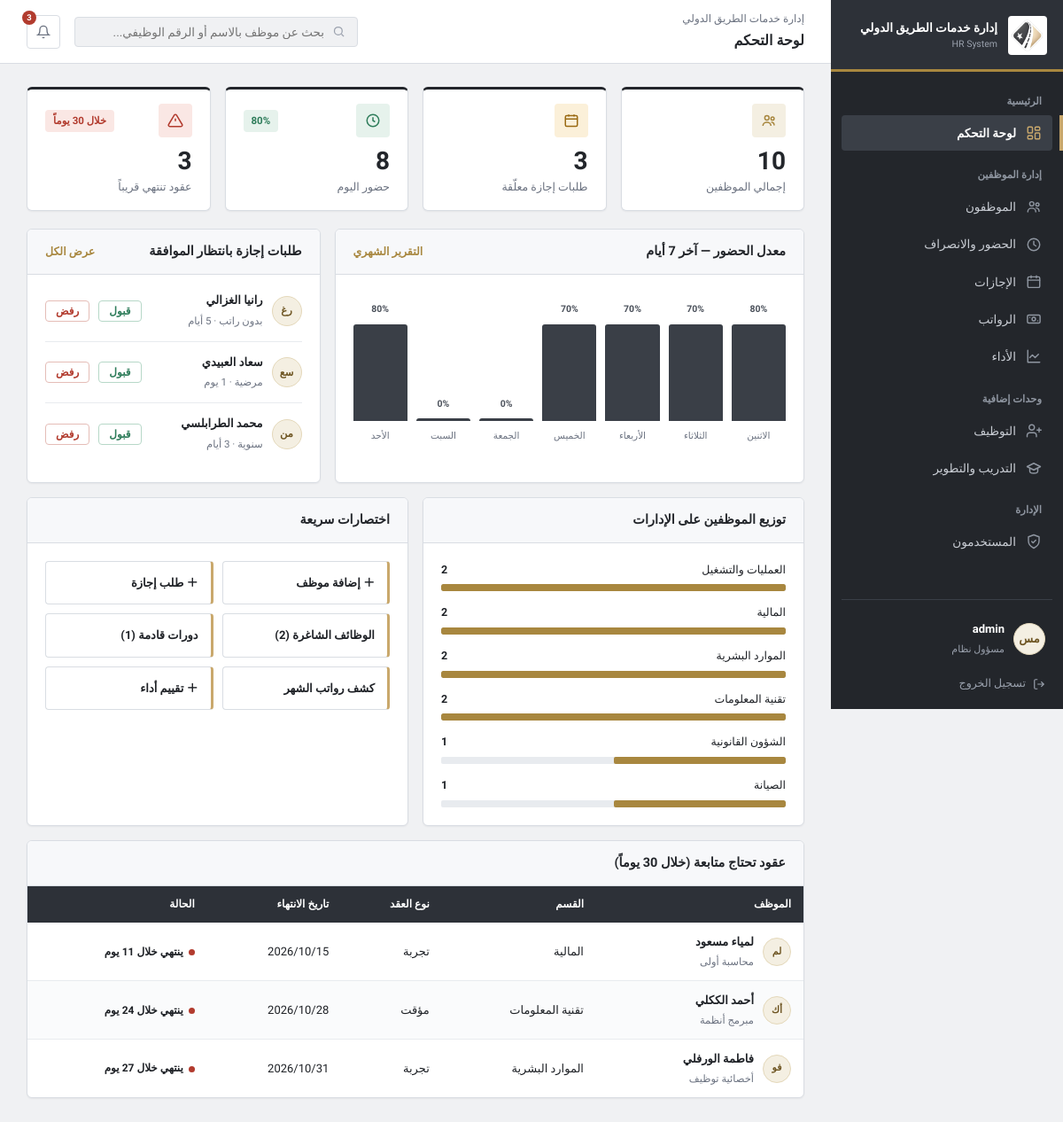
/dashboard (signed in), run on the app's committed database.
### tables this page shows
CREATE TABLE users (
    id INTEGER PRIMARY KEY AUTOINCREMENT,
    username TEXT NOT NULL UNIQUE,
    password_hash TEXT NOT NULL,
    role TEXT NOT NULL DEFAULT 'hr',
    employee_id INTEGER REFERENCES employees(id)
);

CREATE TABLE leave_requests (
    id INTEGER PRIMARY KEY AUTOINCREMENT,
    employee_id INTEGER NOT NULL REFERENCES employees(id),
    leave_type TEXT NOT NULL,
    start_date TEXT NOT NULL,
    end_date TEXT NOT NULL,
    days INTEGER NOT NULL,
    status TEXT NOT NULL DEFAULT 'pending',
    created_at TEXT NOT NULL,
    reason TEXT
);

CREATE TABLE employees (
    id INTEGER PRIMARY KEY AUTOINCREMENT,
    employee_code TEXT NOT NULL UNIQUE,
    full_name TEXT NOT NULL,
    initials TEXT NOT NULL,
    department_id INTEGER NOT NULL REFERENCES departments(id),
    position TEXT NOT NULL,
    hire_date TEXT NOT NULL,
    contract_type TEXT NOT NULL,
    contract_end_date TEXT,
    status TEXT NOT NULL DEFAULT 'نشط',
    phone TEXT,
    email TEXT,
    base_salary REAL NOT NULL DEFAULT 0,
    allowance REAL NOT NULL DEFAULT 0
);

CREATE TABLE departments (
    id INTEGER PRIMARY KEY AUTOINCREMENT,
    name TEXT NOT NULL UNIQUE
);

### app.py (the view)
@app.route("/dashboard")
@login_required
def dashboard():
    conn = db.get_db()
    today = date.today()
    today_str = today.isoformat()
    total_employees = conn.execute(
        "SELECT COUNT(*) AS c FROM employees WHERE status != 'منتهي'").fetchone()["c"]
    pending_leaves_count = conn.execute(
        "SELECT COUNT(*) AS c FROM leave_requests WHERE status = 'pending'").fetchone()["c"]
    present_today = conn.execute(
        "SELECT COUNT(*) AS c FROM attendance WHERE day = ? AND status IN ('present','late')",
        (today_str,)).fetchone()["c"]
    attendance_rate = round((present_today / total_employees) * 100) if total_employees else 0
    upcoming_limit = (today + timedelta(days=30)).isoformat()
    rows = conn.execute(
        """
        SELECT e.*, d.name AS department_name
        FROM employees e JOIN departments d ON d.id = e.department_id
        WHERE e.contract_end_date IS NOT NULL AND e.contract_end_date >= ? AND e.contract_end_date <= ?
        ORDER BY e.contract_end_date ASC
        """,
        (today_str, upcoming_limit),
    ).fetchall()
    contracts_ending = []
    for row in rows:
        end_date = parse_date(row["contract_end_date"])
        contracts_ending.append({
            "id": row["id"], "full_name": row["full_name"], "initials": row["initials"],
            "position": row["position"], "department_name": row["department_name"],
            "contract_type": row["contract_type"], "contract_end_date": end_date,
            "days_left": (end_date - today).days,
        })
    weekly_chart = []
    for i in range(6, -1, -1):
        day = today - timedelta(days=i)
        present = conn.execute(
            "SELECT COUNT(*) AS c FROM attendance WHERE day = ? AND status IN ('present','late')",
            (day.isoformat(),)).fetchone()["c"]
        rate = round((present / total_employees) * 100) if total_employees else 0
        weekly_chart.append({"label": ARABIC_WEEKDAYS[day.weekday()], "rate": rate})
    pending_leaves = conn.execute(
        """
        SELECT lr.id, lr.leave_type, lr.days, e.full_name, e.initials
        FROM leave_requests lr JOIN employees e ON e.id = lr.employee_id
        WHERE lr.status = 'pending' ORDER BY lr.created_at DESC, lr.id DESC LIMIT 4
        """
    ).fetchall()
    dept_rows = conn.execute(
        """
        SELECT d.name, COUNT(e.id) AS c FROM departments d
        LEFT JOIN employees e ON e.department_id = d.id AND e.status != 'منتهي'
        GROUP BY d.id ORDER BY c DESC, d.name
        """
    ).fetchall()
    max_c = max([r["c"] for r in dept_rows] + [1])
    departments = [{"name": r["name"], "count": r["c"], "pct": round(r["c"] / max_c * 100)} for r in dept_rows]
    open_jobs = conn.execute("SELECT COUNT(*) AS c FROM job_postings WHERE status='open'").fetchone()["c"]
    upcoming_trainings = conn.execute(
        "SELECT COUNT(*) AS c FROM trainings WHERE end_date >= ?", (today_str,)).fetchone()["c"]
    return render_template(
        "dashboard.html",
        total_employees=total_employees, pending_leaves_count=pending_leaves_count,
        present_today=present_today, attendance_rate=attendance_rate,
        contracts_ending=contracts_ending, contracts_ending_count=len(contracts_ending),
        weekly_chart=weekly_chart, pending_leaves=pending_leaves, departments=departments,
        open_jobs=open_jobs, upcoming_trainings=upcoming_trainings, today=today,
    )

### app.py (called while the page is built)
def get_current_user():
    if "user_id" not in session:
        return None
    return db.get_db().execute(
        """
        SELECT u.id, u.username, u.role, u.employee_id,
               e.full_name, e.initials, e.position,
               d.name AS department_name
        FROM users u
        LEFT JOIN employees e ON e.id = u.employee_id
        LEFT JOIN departments d ON d.id = e.department_id
        WHERE u.id = ?
        """,
        (session["user_id"],),
    ).fetchone()

@app.context_processor
def inject_globals():
    ctx = {"current_user": None, "pending_badge": 0}
    if "user_id" in session:
        ctx["current_user"] = get_current_user()
        ctx["pending_badge"] = db.get_db().execute(
            "SELECT COUNT(*) AS c FROM leave_requests WHERE status = 'pending'"
        ).fetchone()["c"]
    return ctx

@app.before_request
def csrf_protect():
    if request.method == "POST" and not csrf_valid():
        abort(400)

### core.py (called while the page is built)
def login_required(view):
    @wraps(view)
    def wrapped(*args, **kwargs):
        uid = session.get("user_id")
        if not uid:
            return redirect(url_for("login"))
        ok = db.get_db().execute("SELECT 1 FROM users WHERE id = ?", (uid,)).fetchone()
        if not ok:
            session.clear()
            return redirect(url_for("login"))
        return view(*args, **kwargs)
    return wrapped

def csrf_token():
    if "_csrf" not in session:
        session["_csrf"] = secrets.token_hex(16)
    return session["_csrf"]

def parse_date(value):
    if not value:
        return None
    return datetime.strptime(value, "%Y-%m-%d").date()

### db.py (called while the page is built)
def get_db():
    if "db" not in g:
        os.makedirs(os.path.dirname(DB_PATH), exist_ok=True)
        g.db = sqlite3.connect(DB_PATH)
        g.db.row_factory = sqlite3.Row
        g.db.execute("PRAGMA foreign_keys = ON")
    return g.db

### templates/dashboard.html
{% extends "base.html" %}
{% import "_macros.html" as m %}
{% set page_label = 'لوحة التحكم' %}
{% set active_panel = 'overview' %}
{% block content %}
<div class="kpi-grid">
  <a class="kpi-card" href="{{ url_for('employees.index') }}">
    <div class="top"><div class="icon ic-sand"><svg width="18" height="18" viewBox="0 0 24 24" fill="none" stroke="currentColor" stroke-width="2"><circle cx="9" cy="8" r="3.2"/><path d="M3 20c0-3.3 2.7-5.5 6-5.5s6 2.2 6 5.5"/><circle cx="17.5" cy="9" r="2.4"/><path d="M15.5 14.2c2.6.3 4.5 2 4.5 5"/></svg></div></div>
    <div class="val">{{ total_employees }}</div><div class="lbl">إجمالي الموظفين</div>
  </a>
  <a class="kpi-card" href="{{ url_for('leaves.index', status='pending') }}">
    <div class="top"><div class="icon ic-warn"><svg width="18" height="18" viewBox="0 0 24 24" fill="none" stroke="currentColor" stroke-width="2"><rect x="3" y="4.5" width="18" height="16" rx="2"/><path d="M3 9.5h18M8 3v3M16 3v3"/></svg></div></div>
    <div class="val">{{ pending_leaves_count }}</div><div class="lbl">طلبات إجازة معلّقة</div>
  </a>
  <a class="kpi-card" href="{{ url_for('attendance.index') }}">
    <div class="top"><div class="icon ic-good"><svg width="18" height="18" viewBox="0 0 24 24" fill="none" stroke="currentColor" stroke-width="2"><circle cx="12" cy="12" r="9"/><path d="M12 7v5l3.2 2"/></svg></div><span class="trend up">{{ attendance_rate }}%</span></div>
    <div class="val">{{ present_today }}</div><div class="lbl">حضور اليوم</div>
  </a>
  <div class="kpi-card">
    <div class="top"><div class="icon ic-bad"><svg width="18" height="18" viewBox="0 0 24 24" fill="none" stroke="currentColor" stroke-width="2"><path d="M12 9v4M12 17h.01"/><path d="M10.3 3.9 1.8 18a2 2 0 0 0 1.7 3h17a2 2 0 0 0 1.7-3L13.7 3.9a2 2 0 0 0-3.4 0Z"/></svg></div><span class="trend down">خلال 30 يوماً</span></div>
    <div class="val">{{ contracts_ending_count }}</div><div class="lbl">عقود تنتهي قريباً</div>
  </div>
</div>
<div class="grid-2">
  <div class="card">
    <div class="card-head"><h3>معدل الحضور — آخر 7 أيام</h3><a class="link" href="{{ url_for('attendance.report') }}">التقرير الشهري</a></div>
    <div class="card-body">
      <div class="bars">
        {% for d in weekly_chart %}
        <div class="bar-col"><em>{{ d.rate }}%</em><div class="bar" style="height:{{ d.rate }}%"></div><span>{{ d.label }}</span></div>
        {% endfor %}
      </div>
    </div>
  </div>
  <div class="card">
    <div class="card-head"><h3>طلبات إجازة بانتظار الموافقة</h3><a class="link" href="{{ url_for('leaves.index', status='pending') }}">عرض الكل</a></div>
    <div class="card-body" style="padding-top:6px;">
      {% for lv in pending_leaves %}
      <div class="req-item">
        <div class="avatar">{{ lv['initials'] }}</div>
        <div class="info"><b>{{ lv['full_name'] }}</b><span>{{ lv['leave_type'] }} · {{ lv['days'] }} {{ 'يوم' if lv['days'] == 1 else 'أيام' }}</span></div>
        {{ m.post_btn(url_for('decide_leave_request', request_id=lv['id'], decision='approve'), 'قبول', 'btn-mini approve') }}
        {{ m.post_btn(url_for('decide_leave_request', request_id=lv['id'], decision='reject'), 'رفض', 'btn-mini reject') }}
      </div>
      {% else %}
      <p class="muted" style="font-size:13px; padding:14px 0;">لا توجد طلبات إجازة قيد المراجعة حالياً.</p>
      {% endfor %}
    </div>
  </div>
</div>
<div class="grid-eq">
  <div class="card">
    <div class="card-head"><h3>توزيع الموظفين على الإدارات</h3></div>
    <div class="card-body">
      {% for d in departments %}
      <div class="hbar"><div class="row"><span>{{ d.name }}</span><b class="num">{{ d.count }}</b></div><div class="track"><div class="fill" style="width:{{ d.pct }}%"></div></div></div>
      {% endfor %}
    </div>
  </div>
  <div class="card">
    <div class="card-head"><h3>اختصارات سريعة</h3></div>
    <div class="card-body">
      <div class="quick">
        <a href="{{ url_for('employees.new') }}">＋ إضافة موظف</a>
        <a href="{{ url_for('leaves.new') }}">＋ طلب إجازة</a>
        <a href="{{ url_for('recruitment.index') }}">الوظائف الشاغرة ({{ open_jobs }})</a>
        <a href="{{ url_for('training.index') }}">دورات قادمة ({{ upcoming_trainings }})</a>
        <a href="{{ url_for('payroll.index') }}">كشف رواتب الشهر</a>
        <a href="{{ url_for('performance.new') }}">＋ تقييم أداء</a>
      </div>
    </div>
  </div>
</div>
<div class="card">
  <div class="card-head"><h3>عقود تحتاج متابعة (خلال 30 يوماً)</h3></div>
  <div class="table-wrap"><table>
    <thead><tr><th>الموظف</th><th>القسم</th><th>نوع العقد</th><th>تاريخ الانتهاء</th><th>الحالة</th></tr></thead>
    <tbody>
      {% for emp in contracts_ending %}
      <tr>
        <td><a class="person" href="{{ url_for('employees.view', emp_id=emp.id) }}"><div class="avatar">{{ emp.initials }}</div><div><b>{{ emp.full_name }}</b><span>{{ emp.position }}</span></div></a></td>
        <td>{{ emp.department_name }}</td><td>{{ emp.contract_type }}</td>
        <td><span class="num">{{ emp.contract_end_date.strftime('%Y/%m/%d') }}</span></td>
        <td><span class="status-dot">ينتهي خلال {{ emp.days_left }} يوم</span></td>
      </tr>
      {% else %}
      <tr><td colspan="5" class="empty">لا توجد عقود تنتهي خلال الفترة القادمة.</td></tr>
      {% endfor %}
    </tbody>
  </table></div>
</div>
{% endblock %}

### templates/base.html (shortened to what this page needs)
{%- macro nav(key, endpoint, label, icon) -%}
<a class="nav-item {{ 'active' if active_panel == key else '' }}" href="{{ url_for(endpoint) }}">
  <svg viewBox="0 0 24 24" fill="none" stroke="currentColor" stroke-width="1.9" stroke-linecap="round" stroke-linejoin="round">{{ icon|safe }}</svg>{{ label }}
</a>
{%- endmacro -%}
<!DOCTYPE html>
<html lang="ar" dir="rtl">
<head>
<link rel="stylesheet" href="{{ url_for('static', filename='css/style.css') }}">
</head>
<body>
<div class="shell">
  <aside class="sidebar">
    <a class="brand" href="{{ url_for('dashboard') }}">
      <img src="{{ url_for('static', filename='img/emblem.png') }}" alt="شعار {{ ORG_NAME }}">
      <div><b>{{ ORG_NAME }}</b><span>HR System</span></div>
    </a>
    <div class="nav-label">الرئيسية</div>
    {{ nav('overview', 'dashboard', 'لوحة التحكم', '<rect x="3" y="3" width="7" height="9" rx="1.5"/><rect x="14" y="3" width="7" height="5" rx="1.5"/><rect x="14" y="12" width="7" height="9" rx="1.5"/><rect x="3" y="16" width="7" height="5" rx="1.5"/>') }}
    <div class="nav-label">إدارة الموظفين</div>
    {{ nav('employees', 'employees.index', 'الموظفون', '<circle cx="9" cy="8" r="3.2"/><path d="M3 20c0-3.3 2.7-5.5 6-5.5s6 2.2 6 5.5"/><circle cx="17.5" cy="9" r="2.4"/><path d="M15.5 14.2c2.6.3 4.5 2 4.5 5"/>') }}
    {{ nav('attendance', 'attendance.index', 'الحضور والانصراف', '<circle cx="12" cy="12" r="9"/><path d="M12 7v5l3.2 2"/>') }}
    {{ nav('leaves', 'leaves.index', 'الإجازات', '<rect x="3" y="4.5" width="18" height="16" rx="2"/><path d="M3 9.5h18M8 3v3M16 3v3"/>') }}
    {{ nav('payroll', 'payroll.index', 'الرواتب', '<rect x="2.5" y="6" width="19" height="12" rx="2"/><circle cx="12" cy="12" r="2.6"/><path d="M6 9.5v.01M18 14.5v.01"/>') }}
    {{ nav('performance', 'performance.index', 'الأداء', '<path d="M3 3v18h18"/><path d="m19 9-5 5-4-4-4 4"/>') }}
    <div class="nav-label">وحدات إضافية</div>
    {{ nav('recruitment', 'recruitment.index', 'التوظيف', '<path d="M16 21v-2a4 4 0 0 0-4-4H6a4 4 0 0 0-4 4v2"/><circle cx="9" cy="7" r="4"/><path d="M20 8v6M23 11h-6"/>') }}
    {{ nav('training', 'training.index', 'التدريب والتطوير', '<path d="M22 10 12 5 2 10l10 5 10-5Z"/><path d="M6 12.5V17c0 1.7 2.7 3 6 3s6-1.3 6-3v-4.5"/>') }}
    {% if session.get('role') == 'admin' %}
    <div class="nav-label">الإدارة</div>
    {{ nav('users', 'users.index', 'المستخدمون', '<path d="M12 2 4 5v6c0 5 3.4 8.7 8 11 4.6-2.3 8-6 8-11V5Z"/><path d="m9 12 2 2 4-4"/>') }}
    {% endif %}
    <div class="sidebar-foot">
      <a class="user-chip" href="{{ url_for('users.account') }}" title="حسابي">
        <div class="avatar">{{ current_user['initials'] if current_user and current_user['initials'] else 'مس' }}</div>
        <div class="who">
          <b>{{ (current_user['full_name'] or current_user['username']) if current_user else '' }}</b>
          <span>{% if current_user and current_user['department_name'] %}{{ current_user['position'] }}{% elif current_user %}{{ 'مسؤول نظام' if current_user['role'] == 'admin' else 'موارد بشرية' }}{% endif %}</span>
        </div>
      </a>
      <a class="logout-link" href="{{ url_for('logout') }}">
        <svg width="14" height="14" viewBox="0 0 24 24" fill="none" stroke="currentColor" stroke-width="2"><path d="M9 21H5a2 2 0 0 1-2-2V5a2 2 0 0 1 2-2h4"/><path d="M16 17l5-5-5-5M21 12H9"/></svg>
        تسجيل الخروج
      </a>
    </div>
  </aside>
  <div class="main">
    <div class="topbar">
      <div class="page-title">{{ ORG_NAME }}<b>{{ page_label|default('لوحة التحكم') }}</b></div>
      <form class="search" method="GET" action="{{ url_for('employees.index') }}" role="search">
        <svg width="15" height="15" viewBox="0 0 24 24" fill="none" stroke="currentColor" stroke-width="2"><circle cx="11" cy="11" r="7"/><path d="m21 21-4.3-4.3"/></svg>
        <input type="search" name="q" placeholder="بحث عن موظف بالاسم أو الرقم الوظيفي..." aria-label="بحث">
      </form>
      <a class="icon-btn" href="{{ url_for('leaves.index', status='pending') }}" title="طلبات إجازة معلّقة" aria-label="الإشعارات">
        <svg width="16" height="16" viewBox="0 0 24 24" fill="none" stroke="currentColor" stroke-width="2"><path d="M18 8a6 6 0 0 0-12 0c0 7-3 9-3 9h18s-3-2-3-9"/><path d="M13.7 21a2 2 0 0 1-3.4 0"/></svg>
        {% if pending_badge %}<span class="badge">{{ pending_badge }}</span>{% endif %}
      </a>
    </div>
    <div class="content">
      {% block content %}{% endblock %}
    </div>
  </div>
</div>
</body>
</html>

### templates/_macros.html (shortened to what this page needs)
{% macro post_btn(url, label, cls='btn-sm', confirm='', hidden={}) -%}
<form method="POST" action="{{ url }}" {% if confirm %}data-confirm="{{ confirm }}"{% endif %}>
<button class="{{ cls }}" type="submit">{{ label }}</button></form>
{%- endmacro %}

### data on the page
users: username "admin", role "مسؤول نظام"
leave_requests: initials "رغ", full_name "رانيا الغزالي", leave_type "بدون راتب", days "أيام", label "قبول رفض"
leave_requests: initials "سع", full_name "سعاد العبيدي", leave_type "مرضية", days "1", days "يوم", label "قبول رفض"
leave_requests: initials "من", full_name "محمد الطرابلسي", leave_type "سنوية", days "أيام", label "قبول رفض"
departments: name "العمليات والتشغيل", count "2", {{ d.pct }} 100 (drawn)
departments: name "المالية", count "2", {{ d.pct }} 100 (drawn)
departments: name "الموارد البشرية", count "2", {{ d.pct }} 100 (drawn)
departments: name "تقنية المعلومات", count "2", {{ d.pct }} 100 (drawn)
departments: name "الشؤون القانونية", count "1", {{ d.pct }} 50 (drawn)
departments: name "الصيانة", count "1", {{ d.pct }} 50 (drawn)
employees: initials "لم", full_name "لمياء مسعود", position "محاسبة أولى", department_name "المالية", contract_type "تجربة", contract_end_date "2026/10/15", days_left "11"
employees: initials "أك", full_name "أحمد الككلي", position "مبرمج أنظمة", department_name "تقنية المعلومات", contract_type "مؤقت", contract_end_date "2026/10/28", days_left "24"
employees: initials "فو", full_name "فاطمة الورفلي", position "أخصائية توظيف", department_name "الموارد البشرية", contract_type "تجربة", contract_end_date "2026/10/31", days_left "27"

### other printed values
{{ ORG_NAME }} "إدارة خدمات الطريق الدولي"
{{ label }} "لوحة التحكم الموظفون الحضور والانصراف الإجازات الرواتب الأداء التوظيف التدريب والتطوير المستخدمون"
{{ page_label|default('لوحة التحكم') }} "لوحة التحكم"
{{ pending_badge }} "3"
{{ total_employees }} "10"
{{ pending_leaves_count }} "3"
{{ attendance_rate }} "80"
{{ present_today }} "8"
{{ contracts_ending_count }} "3"
{{ d.rate }} "80" "70" "70" "70" "0" "0" "80"
{{ d.label }} "الاثنين" "الثلاثاء" "الأربعاء" "الخميس" "الجمعة" "السبت" "الأحد"
{{ open_jobs }} "2"
{{ upcoming_trainings }} "1"
